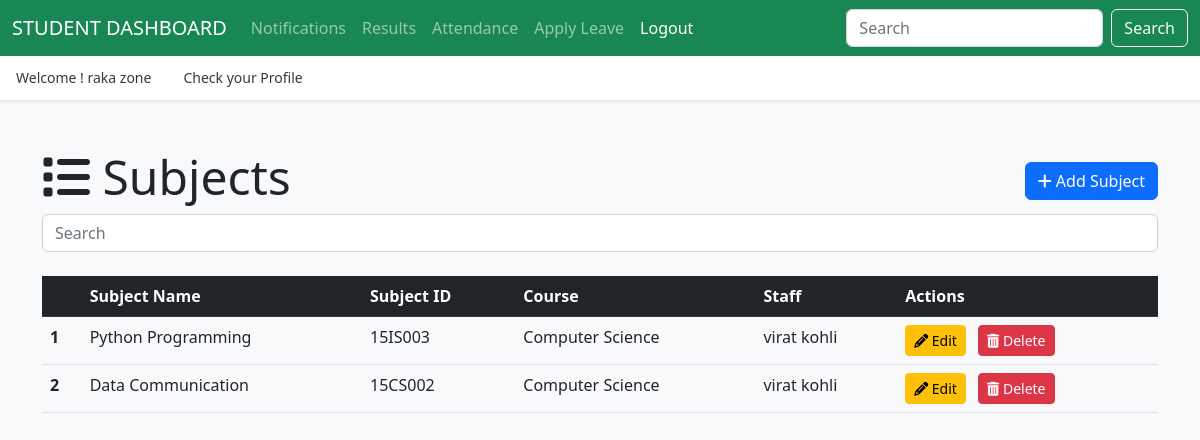
Page /hod/subject/ (signed in) on the committed database.
### authentication/models.py (models this page shows, shortened)
class UserProfile(models.Model):
    user = models.OneToOneField(User, on_delete=models.CASCADE)
    usertype = models.CharField(max_length=50)

### app_hod/models.py (models this page shows, shortened)
class Subject(models.Model):
    name = models.CharField(max_length=100)
    subject_id = models.CharField(max_length=20, unique=True)
    course = models.ForeignKey(Course,on_delete=models.CASCADE)
    staff = models.ForeignKey(Staff,on_delete=models.CASCADE)
    created_at = models.DateTimeField(auto_now_add=True)
    updated_at = models.DateTimeField(auto_now=True)

class Course(models.Model):
    name = models.CharField(max_length=100)
    created_at = models.DateTimeField(auto_now_add=True)
    updated_at = models.DateTimeField(auto_now=True)
    def __str__(self):
        return self.name

class Staff(models.Model):
    user = models.OneToOneField(UserProfile, on_delete=models.CASCADE)
    staff_id = models.CharField(max_length=20, unique=True)
    gender = models.CharField(max_length=1, choices=[('M', 'Male'), ('F', 'Female')])
    doj = models.DateField()
    qualification = models.TextField()
    phone_number = models.CharField(max_length=20)
    course = models.ForeignKey(Course,on_delete=models.DO_NOTHING)
    created_at = models.DateTimeField(auto_now_add=True)
    updated_at = models.DateTimeField(auto_now=True)
    def __str__(self):
        return f"{self.user.user.first_name} {self.user.user.last_name}"

### app_hod/views.py (the view)
# urls.py: path('subject/', views.subject_index, name="list-subject"),
@login_required(login_url='/login/')
def subject_index(request):
    subject = Subject.objects.all()
    context = {"data": subject}
    return render(request, 'hod/subject_index.html', context)

### templates/hod/subject_index.html (shortened to what this page needs)
{% extends "layouts/master.html" %}
{% block content %}
<div class="container my-5">
    <div class="d-flex justify-content-between align-items-center">
        <h1 class="display-5 mb-2"><i class="fas fa-list"></i> Subjects</h1>
        <a href="{% url 'add-subject' %}" class="btn btn-primary"><i class="fas fa-plus"></i> Add Subject</a>
    </div>
    <input class="form-control me-2" id="searchInput" type="search" placeholder="Search" aria-label="Search">
    <table class="table mt-4" id="dataTable">
        <thead class="table-dark">
            <tr>
                <th scope="col"></th>
                <th scope="col">Subject Name</th>
                <th scope="col">Subject ID</th>
                <th scope="col">Course</th>
                <th scope="col">Staff</th>
                <th scope="col">Actions</th>
            </tr>
        </thead>
        <tbody>
            {% for subject in data %}
            <tr>
                <th scope="row">{{ forloop.counter }}</th>
                <td>{{ subject.name }}</td>
                <td>{{ subject.subject_id }}</td>
                <td>{{ subject.course }}</td>
                <td>{{ subject.staff}}</td>
                <td>
                    <a href="{% url 'edit-subject' subject.id %}" class="btn btn-sm btn-warning me-2"><i class="fas fa-pencil-alt"></i> Edit</a>
                    <a href="{% url 'delete-subject' subject.id %}" class="btn btn-sm btn-danger"><i class="fas fa-trash-alt"></i> Delete</a>
                </td>
            </tr>
            {% endfor %}
        </tbody>
    </table>
</div>
{% endblock content %}

### templates/layouts/master.html (shortened to what this page needs)
{% load static %}
<!doctype html>
<html lang="en">
<head>
  <link rel="stylesheet" href="https://cdnjs.cloudflare.com/ajax/libs/font-awesome/6.4.0/css/all.min.css">
  <link href="https://cdn.jsdelivr.net/npm/bootstrap@5.2.3/dist/css/bootstrap.min.css" rel="stylesheet">
  <link href="{% static 'css/offcanvas.css' %}" rel="stylesheet">
</head>
<body class="bg-light">
  {% if user.userprofile.usertype == 'hod' %}
  <nav class="navbar navbar-expand-lg fixed-top navbar-dark bg-success" aria-label="Main navigation">
    <div class="container-fluid">
      <a class="navbar-brand" href="{% url 'hodpage' %}" style="text-transform:uppercase;">{{ user.userprofile.usertype }} Dashboard</a>
      <button class="navbar-toggler p-0 border-0" type="button" id="navbarSideCollapse" aria-label="Toggle navigation">
        <span class="navbar-toggler-icon"></span>
      </button>
      <div class="navbar-collapse offcanvas-collapse" id="navbarsExampleDefault">
        <ul class="navbar-nav me-auto mb-2 mb-lg-0">
          <li class="nav-item dropdown">
            <a class="nav-link dropdown-toggle" href="#" id="dropdown06" data-bs-toggle="dropdown" aria-expanded="false">Leave</a>
            <ul class="dropdown-menu" aria-labelledby="dropdown06">
              <li><a class="dropdown-item" href="{% url 'leave-student' %}">Student Leave</a></li>
              <li><a class="dropdown-item" href="{% url 'leave-staff' %}">Staff Leave</a></li>
            </ul>
          </li>
          <li class="nav-item dropdown">
            <a class="nav-link dropdown-toggle" href="#" id="dropdown00" data-bs-toggle="dropdown" aria-expanded="false">Notification</a>
            <ul class="dropdown-menu" aria-labelledby="dropdown00">
              <li><a class="dropdown-item" href="{% url 'send-studentnotification' %}">Student Notification</a></li>
              <li><a class="dropdown-item" href="{% url 'send-staffnotification' %}">Staff Notification</a></li>
            </ul>
          </li>
          <li class="nav-item dropdown">
            <a class="nav-link dropdown-toggle" href="#" id="dropdown01" data-bs-toggle="dropdown" aria-expanded="false">Course</a>
            <ul class="dropdown-menu" aria-labelledby="dropdown01">
              <li><a class="dropdown-item" href="{% url 'add-course' %}">Add Course</a></li>
              <li><a class="dropdown-item" href="{% url 'list-course' %}">View Course</a></li>
            </ul>
          </li>
          <li class="nav-item dropdown">
            <a class="nav-link dropdown-toggle" href="#" id="dropdown02" data-bs-toggle="dropdown" aria-expanded="false">Student</a>
            <ul class="dropdown-menu" aria-labelledby="dropdown02">
              <li><a class="dropdown-item" href="{% url 'add-student' %}">Add Student</a></li>
              <li><a class="dropdown-item" href="{% url 'list-student' %}">View Student</a></li>
            </ul>
          </li>
          <li class="nav-item dropdown">
            <a class="nav-link dropdown-toggle" href="#" id="dropdown03" data-bs-toggle="dropdown" aria-expanded="false">Staff</a>
            <ul class="dropdown-menu" aria-labelledby="dropdown03">
              <li><a class="dropdown-item" href="{% url 'add-staff' %}">Add Staff</a></li>
              <li><a class="dropdown-item" href="{% url 'list-staff' %}">View Staff</a></li>
            </ul>
          </li>
          <li class="nav-item dropdown">
            <a class="nav-link dropdown-toggle" href="#" id="dropdown04" data-bs-toggle="dropdown" aria-expanded="false">Subject</a>
            <ul class="dropdown-menu" aria-labelledby="dropdown04">
              <li><a class="dropdown-item" href="{% url 'add-subject' %}">Add Subject</a></li>
              <li><a class="dropdown-item" href="{% url 'list-subject' %}">View Subject</a></li>
            </ul>
          </li>
          <li class="nav-item">
            <a class="nav-link active" aria-current="page" href="{% url 'hod-attendance' %}">Attendance</a>
          </li>
          <li class="nav-item">
            <a class="nav-link" href="{% url 'hod-result' %}">Results</a>
          </li>
          <li class="nav-item">
            <a class="nav-link active" aria-current="page" href="{% url 'logout' %}">Logout</a>
          </li>
        </ul>
      </div>
    </div>
  </nav>
  {% elif user.userprofile.usertype == 'student' %}
  <nav class="navbar navbar-expand-lg fixed-top navbar-dark bg-success" aria-label="Main navigation">
    <div class="container-fluid">
      <a class="navbar-brand" href="{% url 'studentpage' %}" style="text-transform:uppercase;">{{ user.userprofile.usertype }} Dashboard</a>
      <div class="navbar-collapse offcanvas-collapse" id="navbarsExampleDefault">
        <ul class="navbar-nav me-auto mb-2 mb-lg-0">
          <li class="nav-item">
            <a class="nav-link" href="{% url 'student-notification' %}">Notifications</a>
          </li>
          <li class="nav-item">
            <a class="nav-link" href="{% url 'student-result' %}">Results</a>
          </li>
          <li class="nav-item">
            <a class="nav-link" href="{% url 'student-attendance' %}">Attendance</a>
          </li>
          <li class="nav-item">
            <a class="nav-link" href="{% url 'student-applyleave' %}">Apply Leave</a>
          </li>
          <li class="nav-item">
            <a class="nav-link active" aria-current="page" href="{% url 'logout' %}">Logout</a>
          </li>
        </ul>
        <form class="d-flex">
          <input class="form-control me-2" type="search" placeholder="Search" aria-label="Search">
          <button class="btn btn-outline-light" type="submit">Search</button>
        </form>
      </div>
    </div>
  </nav>
  {% endif %}
  <div class="nav-scroller bg-body shadow-sm">
    <nav class="nav nav-underline" aria-label="Secondary navigation">
      <p class="nav-link active" aria-current="page">Welcome ! {{ user.first_name }} {{ user.last_name }}</p>
      <a class="nav-link active" aria-current="page"
      {% if user.userprofile.usertype == 'hod' %}
      href=" {% url 'hodprofile' %}"
      {% elif user.userprofile.usertype == 'staff' %}
      href=" {% url 'staffprofile' %}"
      {% elif user.userprofile.usertype == 'student' %}
      href=" {% url 'studentprofile' %}"
      {% endif %}>Check your Profile</a>
    </nav>
  </div>
  {% block content %}
  {% endblock %}
</body>
</html>

### static/css/offcanvas.css (style rules this page uses)
html, body { overflow-x: hidden; }
body { padding-top: 56px; }
.nav-scroller { position: relative; z-index: 2; height: 2.75rem; overflow-y: hidden; }
.nav-scroller .nav { display: flex; flex-wrap: nowrap; padding-bottom: 1rem; margin-top: -1px; overflow-x: auto; color: rgba(255, 255, 255, .75); text-align: center; white-space: nowrap; -webkit-overflow-scrolling: touch; }
.nav-underline .nav-link { padding-top: .75rem; padding-bottom: .75rem; font-size: .875rem; color: #6c757d; }
.nav-underline .active { font-weight: 500; color: #343a40; }

### rows in the picture
Subject: name "Python Programming", subject_id "15IS003", course "Computer Science", staff "virat kohli"
Subject: name "Data Communication", subject_id "15CS002", course "Computer Science", staff "virat kohli"

### other values in the picture
{{ user.userprofile.usertype }} "STUDENT"
{{ user.first_name }} "raka"
{{ user.last_name }} "zone"
